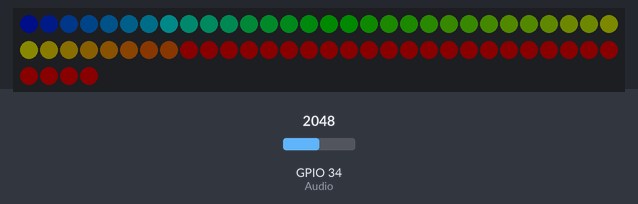
Recording of a sketch running on a simulated ESP32. On the bench: 64 RGB LEDs in strip order, left to right, continuing on the next row. Inputs (shaded band) come from the test bench; at power-on: GPIO 34 (Audio) = 2048. Dim RGB values are drawn brighter than linear; what the sketch prints to the serial monitor is not drawn.

Above: at 0.2 s.

The sketch:

ESP32_Frequency-Analyser_First-running-demo.ino
```cpp
// (licence header left out)
/*
  In this example, the Arduino simulates the sampling of a sinusoidal 1000 Hz
  signal with an amplitude of 100, sampled at 5000 Hz. Samples are stored
  inside the vReal array. The samples are windowed according to Hamming
  function. The FFT is computed using the windowed samples. Then the magnitudes
  of each of the frequencies that compose the signal are calculated. Finally,
  the frequency with the highest peak is obtained, being that the main frequency
  present in the signal.
*/
//FastFourierTransformation
#include "arduinoFFT.h">

//Neopixel
#include <FastLED.h>

#define LED_COUNT 64
#define LED_PIN 2

CRGB leds[LED_COUNT];

arduinoFFT FFT = arduinoFFT(); /* Create FFT object */
/*
These values can be changed in order to evaluate the functions
*/
const uint16_t samples = 1024; //This value MUST ALWAYS be a power of 2
const double samplingFrequency = 40000;
const uint8_t amplitude = 100;
const uint8_t lowestband = 20;
const uint8_t highestband = samplingFrequency/2;


/*These are the input and output vectors
Input vectors receive computed results from FFT*/
double vReal[samples];
double Real[samples];
volatile double vRealBuffer[samples];
volatile double vFFT[samples];
volatile double vImag[samples];
double Imag[samples];

#define SCL_INDEX 0x00
#define SCL_TIME 0x01
#define SCL_FREQUENCY 0x02
#define SCL_PLOT 0x03
#define Audio 34
#define fps 30

/*Input*/
float u[samples];
float Period = 1000000/samplingFrequency;

/* Timing Stuff*/
long TimingOld[6], TimingNew[6];
long oldTime, newTime;

/*LED stuff*/
double Buckets[LED_COUNT];
double BucketsOld[LED_COUNT];
float R=0,G=0,B=0;
int smallestPosition[samples/2];
int freque[LED_COUNT];
int Bucketentries[LED_COUNT];
double middleFrequencys[LED_COUNT];
float Maximum[LED_COUNT];
float BucketAmplitude[64]={396.16, 834.62, 859.69, 714.80, 857.92, 712.57, 535.65, 711.94, 538.18, 538.56, 537.72, 538.66, 409.39, 410.74, 407.79, 409.39, 335.76, 337.05, 336.31, 335.80, 341.94,
                          294.75, 291.30, 305.22, 293.71, 254.86, 252.62, 257.29, 254.26, 234.62, 245.58, 234.68, 247.55, 241.24, 228.47, 239.32, 226.76, 223.12, 204.49, 200.59, 223.26, 207.82,
                          190.25, 197.32, 205.85, 206.74, 204.74, 202.58, 188.04, 192.82, 196.43, 187.38, 185.68, 188.67, 188.73, 182.76, 186.18, 178.90, 165.88, 193.28, 169.95, 171.03, 174.24, 296.27};

/*Multicore Computing*/
TaskHandle_t Task1, Task2;
SemaphoreHandle_t batton;
float CorePeriod = 1000000/fps; //time a core has to do its Computation in us
bool checker[7];


void setup()
{
#ifdef __AVR__
 #include <avr/power.h> // Required for 16 MHz Adafruit Trinket
#endif

  FastLED.addLeds<WS2812B, LED_PIN, GRB>(leds, LED_COUNT);
  FastLED.setBrightness(255);

  Serial.begin(115200);
  while(!Serial);
  Serial.println("Ready");
  delay(100);


    /*Bucket arrangement*/
    int Diff[64];
    int smallest;

    int delta=20;
    int del=9;
    for(int i=0; i<64; i++){

      delta=delta + del;
      if(i==0){
        freque[i]=delta;
        }
      else{
        freque[i]=freque[i-1] + delta;
      }
    }

    for (uint16_t i = 0; i < samples/2; i++)
    {
      double abscissa = ((i * 1.0 * samplingFrequency) / samples);

      for(int j=0; j<64;j++){
        Diff[j]=abscissa - freque[j];

        if (Diff[j] < 0){
          Diff[j]=-Diff[j];
        }

        if(j==0){smallest = Diff[j];}
        if(smallest >= Diff[j]){
          smallest = Diff[j];
          smallestPosition[i]=j;

        }
      }

    }
    for(int n=0; n<LED_COUNT; n++){
      for(int i=0; i<samples/2; i++){
        if(smallestPosition[i]==n){
          Bucketentries[n]++;
        }
      }
      Bucketentries[n]=Bucketentries[n]*BucketAmplitude[n];
    }


   /*Multicore Computing*/
   batton = xSemaphoreCreateMutex();


   xTaskCreatePinnedToCore(
    CodeCore0,
    "Sampling_Math_Drawing",
    1000,
    NULL,
    1,
    &Task1,
    0);

   xTaskCreatePinnedToCore(
    CodeCore1,
    "FFT",
    1000,
    NULL,
    1,
    &Task2,
    1);
}


void CodeCore0(void * parameter ){

  for(;;){

    //waiting for Core 1
    while(checker[6]){
      TimingOld[0]=micros();
    }
    checker[6]=1;

    //Buckets ~500us
    startbuckets();

    //FastLED ~2600us
    startdrawing();

    //Build raw data ~26700us
    startsampling();

    //Writing Data to Buffer
    for(uint16_t i=0; i<samples; i++){
      vRealBuffer[i]=vReal[i];
    }
    for(uint16_t i=0; i<LED_COUNT; i++){
      BucketsOld[i]=Buckets[i];
    }
    TimingNew[0]=micros();
  }
}


void CodeCore1(void * parameter ){

  for(;;){

    TimingOld[1]=micros();

    //Getting Data from Buffer
    for(uint16_t i=0; i<samples; i++){
      Real[i]=vRealBuffer[i];
      Imag[i]=0;
    }

    //Performing FFT ~32100us
    FFT.Windowing(Real, samples, FFT_WIN_TYP_HAMMING, FFT_FORWARD);
    FFT.Compute(Real, Imag, samples, FFT_FORWARD);
    FFT.ComplexToMagnitude(Real, Imag, samples);
    Real[0]=0;

    //Writing Data to Buffer
    for(uint16_t i=0; i< samples; i++){
      vFFT[i]=Real[i];
    }

    //Delaying next Cycle to match fps setting
    TimingNew[1]=micros();
    while(TimingNew[1]-TimingOld[1] < CorePeriod){
      TimingNew[1]=micros();
    }checker[6]=0;
  }
}


void startsampling(){
  for (uint16_t i = 0; i < samples; i++)
      {
        oldTime=micros();
        u[i]=analogRead(Audio);

        vReal[i] = int8_t((amplitude * (u[i]-2125)/4096) / 2.0);
        //vImag[i] = 0.0; //Imaginary part must be zeroed in case of looping to avoid wrong calculations and overflows

        newTime=micros();
        while((newTime-oldTime) < Period){
        newTime=micros();
        }
      }
}

void startdrawing(){
  for(uint8_t Position = 0; Position < LED_COUNT; Position++){

        if(Position < 26){
          R=255;
          G=Position * 100/262;
          B=0;
        }
        if(Position >= 26 && Position < 33){
          R=255;
          G=100 + (Position - 26) * ((255-100)/(33-26));
          B=0;
        }
        if(Position >=33 && Position < 48){
          R=255 - (Position -33) * (255/(48-33));
          G=255;
          B=0;
        }
        if(Position >=48 && Position < 56){
          R=0;
          G=255;
          B=(Position-48) * (255/(56-48));
        }
        if(Position >=56 && Position <64){
          R=0;
          G=255 - (Position-56) * (255/(64-56));
          B=255;
        }


        R=R/10 * (Buckets[Position]/11) +R/25;
        G=G/10 * (Buckets[Position]/11) +G/25;
        B=B/10 * (Buckets[Position]/11) +B/25;
        if(R > 255){R=255;}
        if(G > 255){G=255;}
        if(B > 255){B=255;}

        leds[LED_COUNT-1-Position] = CRGB(R, G, B);

        }
       FastLED.show();
}

void startbuckets(){

      //Buckets resetten
      for(int i =0; i<LED_COUNT; i++){
        Buckets[i]=0;
      }
      //Buckets Füllen
      for(int n=0; n< samples/2; n++){
        Buckets[smallestPosition[n]]+=vFFT[n];
      }

      //normalising Buckets
      for(int i = 0; i < LED_COUNT; i++){
        Buckets[i]=Buckets[i]*100/Bucketentries[i];
        if(Buckets[i] < 4){
          Buckets[i] = 0;
        }
        if(Buckets[i] > 4){
          Buckets[i]=100*(log10(Buckets[i]+6)-1);
        }
        if(Buckets[i] < BucketsOld[i]){
          Buckets[i]=(Buckets[i] + BucketsOld[i])/2;
        }
     }
}


void loop()
{
  delay(1);
}
```
